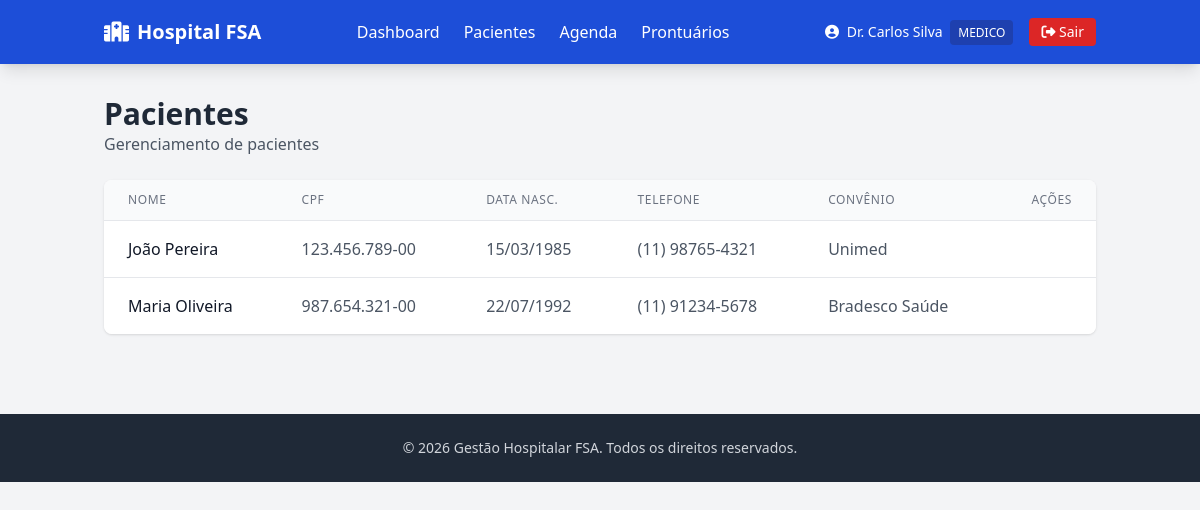
The page /pacientes (signed in) on the database its author committed.
### tables this page shows
CREATE TABLE IF NOT EXISTS pacientes (
    id INT AUTO_INCREMENT PRIMARY KEY,
    nome VARCHAR(255) NOT NULL,
    cpf VARCHAR(14) NOT NULL UNIQUE,
    data_nascimento DATE NOT NULL,
    telefone VARCHAR(20),
    email VARCHAR(255),
    endereco TEXT,
    convenio VARCHAR(100),
    numero_carteirinha VARCHAR(100),
    created_at TIMESTAMP DEFAULT CURRENT_TIMESTAMP,
    updated_at TIMESTAMP DEFAULT CURRENT_TIMESTAMP ON UPDATE CURRENT_TIMESTAMP
);

### app/Controllers/BaseController.php (called while the page is built, shortened)
<?php
abstract class BaseController
{
    protected function render(string $view, array $dados = []): void
    {
        extract($dados);
        require __DIR__ . '/../../views/' . $view . '.php';
    }
}

### app/Controllers/PacienteController.php (called while the page is built, shortened)
<?php
class PacienteController extends BaseController
{
    private Paciente $pacienteModel;
    public function __construct()
    {
        $this->pacienteModel = new Paciente();
    }
    public function index(): void
    {
        $pacientes = $this->pacienteModel->listarTodos();
        $this->render('pacientes/index', ['pacientes' => $pacientes]);
    }
}

### app/autoload.php (called while the page is built, shortened)
<?php
spl_autoload_register(function (string $class): void {
    $prefix = 'App\\';
    $baseDir = __DIR__ . '/';
    $len = strlen($prefix);
    $relativeClass = substr($class, $len);
    $file = $baseDir . str_replace('\\', '/', $relativeClass) . '.php';
});
require_once __DIR__ . '/../config/db.php';

### config/db.php (called while the page is built, shortened)
<?php
class Database
{
    private static ?PDO $instance = null;
    public static function getInstance(): PDO
    {
        if (self::$instance === null) {
            try {
                $dsn = sprintf(
                    'mysql:host=%s;dbname=%s;charset=%s',
                    self::HOST,
                    self::DB_NAME,
                    self::CHARSET
                );
                self::$instance = new PDO($dsn, self::USER, self::PASS, [
                    PDO::ATTR_ERRMODE => PDO::ERRMODE_EXCEPTION,
                    PDO::ATTR_DEFAULT_FETCH_MODE => PDO::FETCH_ASSOC,
                    PDO::ATTR_EMULATE_PREPARES => false,
                ]);
            } catch (PDOException $e) {
                error_log('[DB ERROR] ' . $e->getMessage());
                throw new PDOException('Erro ao conectar com o banco de dados: ' . $e->getMessage());
            }
        }
        return self::$instance;
    }
}

### app/Models/Paciente.php (called while the page is built, shortened)
<?php
class Paciente
{
    private PDO $db;
    public function __construct()
    {
        $this->db = Database::getInstance();
    }
    public function listarTodos(): array
    {
        $stmt = $this->db->query('SELECT * FROM pacientes ORDER BY nome');
        return $stmt->fetchAll(PDO::FETCH_ASSOC);
    }
}

### views/pacientes/index.php (the view, shortened to what this page needs)
<div class="flex justify-between items-center mb-6">
    <div>
        <h1 class="text-3xl font-bold text-gray-800">Pacientes</h1>
        <p class="text-gray-600">Gerenciamento de pacientes</p>
    </div>
</div>
<div class="bg-white rounded-lg shadow overflow-hidden">
    <div class="overflow-x-auto">
        <table class="min-w-full divide-y divide-gray-200">
            <thead class="bg-gray-50">
                <tr>
                    <th class="px-6 py-3 text-left text-xs font-medium text-gray-500 uppercase tracking-wider">Nome</th>
                    <th class="px-6 py-3 text-left text-xs font-medium text-gray-500 uppercase tracking-wider">CPF</th>
                    <th class="px-6 py-3 text-left text-xs font-medium text-gray-500 uppercase tracking-wider">Data Nasc.</th>
                    <th class="px-6 py-3 text-left text-xs font-medium text-gray-500 uppercase tracking-wider">Telefone</th>
                    <th class="px-6 py-3 text-left text-xs font-medium text-gray-500 uppercase tracking-wider">Convênio</th>
                    <th class="px-6 py-3 text-right text-xs font-medium text-gray-500 uppercase tracking-wider">Ações</th>
                </tr>
            </thead>
            <tbody class="bg-white divide-y divide-gray-200">
                <?php if (empty($pacientes)): ?>
                <tr>
                    <td colspan="6" class="px-6 py-8 text-center text-gray-500">Nenhum paciente cadastrado.</td>
                </tr>
                <?php else: ?>
                <?php foreach ($pacientes as $p): ?>
                <tr class="hover:bg-gray-50">
                    <td class="px-6 py-4 whitespace-nowrap font-medium text-gray-900"><?= htmlspecialchars($p['nome']) ?></td>
                    <td class="px-6 py-4 whitespace-nowrap text-gray-600"><?= htmlspecialchars($p['cpf']) ?></td>
                    <td class="px-6 py-4 whitespace-nowrap text-gray-600"><?= date('d/m/Y', strtotime($p['data_nascimento'])) ?></td>
                    <td class="px-6 py-4 whitespace-nowrap text-gray-600"><?= htmlspecialchars($p['telefone'] ?? '-') ?></td>
                    <td class="px-6 py-4 whitespace-nowrap text-gray-600"><?= htmlspecialchars($p['convenio'] ?? '-') ?></td>
                    <td class="px-6 py-4 whitespace-nowrap text-right space-x-2">
                    </td>
                </tr>
                <?php endforeach; ?>
                <?php endif; ?>
            </tbody>
        </table>
    </div>
</div>
<?php
require __DIR__ . '/layout.php';
?>

### rows shown on the page
pacientes: nome "João Pereira", cpf "123.456.789-00", data_nascimento "15/03/1985", telefone "(11) 98765-4321", convenio "Unimed"
pacientes: nome "Maria Oliveira", cpf "987.654.321-00", data_nascimento "22/07/1992", telefone "(11) 91234-5678", convenio "Bradesco Saúde"

### other values the page prints
$_SESSION['usuario_nome'] "Dr. Carlos Silva"
$_SESSION['usuario_perfil'] "MEDICO"
